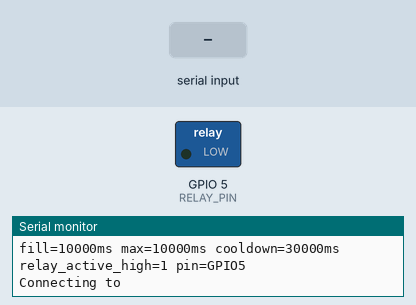
The sketch below on a simulated ESP8266 (NodeMCU). Parts: switched loads named in the sketch (green lamp = pin HIGH), the last lines printed to the serial monitor. The test bench sets the inputs (shaded band). WiFi joins after 1.5 s; servers stay silent unless stated; the local clock reads 2024-03-15 10:24:30 at power-on unless the sketch sets it; no MQTT or app messages arrive unless stated; not simulated (calls return 0 or success): secrets.h; names the files do not define were given values by the test bench: MQTT_PORT = 1883.

Above: at 1.2 s.
1.3 s: "FILL\n" received over Serial
At 2.5 s:
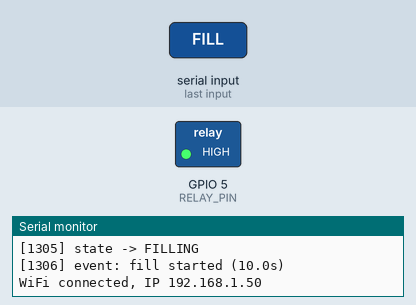
2.8 s: "STOP\n" received over Serial
At 3.7 s:
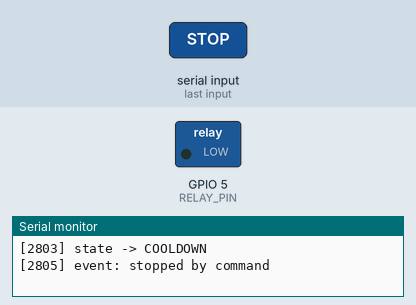
Timing chart, 0 to 5.8 s (numbered marks = the images above; inputs shaded):
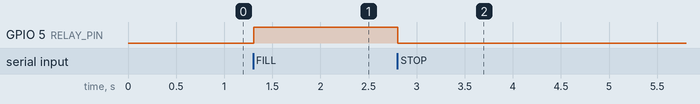

Measured:
- after the input at 1.3 s, GPIO 5 (RELAY_PIN): LOW → HIGH at once
- after the input at 2.8 s, GPIO 5 (RELAY_PIN): HIGH → LOW at once

The sketch:

water_heater_fill.ino
```cpp
// Water heater (boiler) refill valve controller: ESP8266 + 1-channel relay
// switching a 12V normally-closed solenoid valve. openHAB sends a one-shot
// "FILL" request over MQTT; this device opens the valve and closes it
// ITSELF after a fixed time. Nothing on the network is ever responsible for
// closing the valve.
//
// Companion to water_heater_level/ (the XKC-Y25V low-water sensor on the
// same tank) - separate device, separate sketch, no shared state.
//
// Safety design (see README.md for the full reasoning):
// - Relay output is driven to OFF before anything else in setup(), and the
//   chosen GPIO (GPIO5/D1) is high-impedance with no boot-time toggling.
// - Fill timing is local: the main loop closes the valve at FILL_DURATION,
//   and an independent hardware-timer failsafe (timer1 interrupt - a real
//   ISR, fires even if loop() is busy-waiting, unlike Ticker/os_timer)
//   closes it at FILL_DURATION + FAILSAFE_MARGIN if loop() is stalled.
//   A fully hung CPU trips the watchdog, which resets the chip -> relay
//   OFF at boot.
// - STOP always forces the relay OFF immediately, whatever the state.
// - The loop never blocks waiting for WiFi/MQTT, and never attempts an MQTT
//   (re)connect while the valve is open.
// - A FILL while FILLING/COOLDOWN/ERROR is rejected - never extends a fill.
// - Stale commands can't fire: clean MQTT session (nothing queued while
//   offline), any retained message on the request topic is wiped before
//   subscribing, and commands arriving in the first moments after
//   (re)subscribing are ignored.
// - If the chip resets while the valve was open (crash/watchdog/brownout),
//   an RTC-memory marker survives the reset and the device boots into
//   ERROR, refusing fills until an explicit RESET command.

#include <ESP8266WiFi.h>
#include <PubSubClient.h>
#include <time.h>
#include "secrets.h"

// Device identity - see repo CLAUDE.md naming pattern.
#define ROOM "utility_room"
#define DEVICE "water_fill"
#define TOPIC_BASE "openhab/devices/" ROOM "/" DEVICE

const char* mqtt_client_name = ROOM "_" DEVICE;
const char* mqtt_topic_request       = TOPIC_BASE "/request";        // in: FILL | FILL <sec> | STOP | RESET (never retained)
const char* mqtt_topic_status        = TOPIC_BASE "/status";         // retained online/offline (LWT)
const char* mqtt_topic_state         = TOPIC_BASE "/state";          // retained IDLE/FILLING/COOLDOWN/ERROR
const char* mqtt_topic_available     = TOPIC_BASE "/available";      // retained YES/NO
const char* mqtt_topic_last_result   = TOPIC_BASE "/last_result";    // retained, outcome of last fill
const char* mqtt_topic_last_duration = TOPIC_BASE "/last_duration";  // retained, seconds valve was actually open
const char* mqtt_topic_last_fill     = TOPIC_BASE "/last_fill_time"; // retained, ISO-8601 UTC
const char* mqtt_topic_event         = TOPIC_BASE "/event";          // retained, last command response / boot info

// ---- Configuration --------------------------------------------------------
const unsigned long FILL_DURATION_MS   = 10000; // default fill for a plain "FILL"
const unsigned long MAX_FILL_MS        = 10000; // hard cap, also caps "FILL <sec>"
const unsigned long COOLDOWN_MS        = 30000; // fills rejected for this long after valve closes
const unsigned long FAILSAFE_MARGIN_MS = 1000;  // timer1 ISR closes valve this long after the loop should have
const unsigned long STARTUP_IGNORE_MS  = 2000;  // ignore commands right after (re)subscribing
const unsigned long MQTT_RETRY_MS      = 5000;
const unsigned long OFFLINE_REBOOT_MS  = 15UL * 60UL * 1000UL; // reboot if no MQTT this long (only when idle)

// Relay: GPIO5 = D1. Boot-safe: not a strapping pin, high-impedance during
// boot/flash, no boot-time pulses (unlike GPIO0/2/15/16 or TX/RX).
constexpr int RELAY_PIN = 5;
// true  = relay energizes when GPIO is HIGH (transistor-input "high level
//         trigger" module, or an active-low module behind an NPN inverter).
// false = relay energizes when GPIO is LOW (bare optocoupler "low level
//         trigger" module). Verify in Stage 1 - see README.
// THIS IS THE ONLY POLARITY SETTING - relayOff()/relayOn(), boot init, and
// the timer1 failsafe ISR all derive from it, so changing it keeps every
// OFF path correct.
constexpr bool RELAY_ACTIVE_HIGH = true;
constexpr uint8_t RELAY_ON_LEVEL  = RELAY_ACTIVE_HIGH ? HIGH : LOW;
constexpr uint8_t RELAY_OFF_LEVEL = RELAY_ACTIVE_HIGH ? LOW : HIGH;
static_assert(RELAY_ON_LEVEL != RELAY_OFF_LEVEL, "relay ON/OFF levels must differ");
static_assert(RELAY_PIN >= 0 && RELAY_PIN < 16, "GPOS/GPOC only cover GPIO0-15");

// timer1 at DIV256 = 312.5kHz (3.2us/tick), 23-bit counter -> max ~26.8s.
const uint32_t TIMER1_TICKS_PER_MS = 312500UL / 1000UL; // 312 (rounds down -> fires slightly early, never late)
static_assert((MAX_FILL_MS + FAILSAFE_MARGIN_MS) * 312UL < 8388607UL,
              "failsafe delay exceeds timer1 range");

// ---- State ----------------------------------------------------------------
enum FillState { IDLE, FILLING, COOLDOWN, ERROR_STATE };
const char* stateNames[] = { "IDLE", "FILLING", "COOLDOWN", "ERROR" };

FillState state = IDLE;
unsigned long fillStartMs = 0;
unsigned long fillDurationMs = 0;
unsigned long cooldownStartMs = 0;
unsigned long subscribedAtMs = 0;
unsigned long lastMqttAttemptMs = 0;
unsigned long lastMqttConnectedMs = 0;
bool wifiWasConnected = false;
volatile bool failsafeTripped = false;
String bootEvent;

WiFiClient espClient;
PubSubClient client(espClient);

// RTC user memory survives a reset (not a power loss) - used to detect "the
// chip reset while the valve was open".
const uint32_t RTC_MAGIC = 0xB01E5AFE;
struct RtcMarker { uint32_t magic; uint32_t filling; };

void writeRtcFilling(bool filling) {
  RtcMarker m = { RTC_MAGIC, filling ? 1u : 0u };
  ESP.rtcUserMemoryWrite(0, (uint32_t*)&m, sizeof(m));
}

bool rtcSaysWasFilling() {
  RtcMarker m;
  ESP.rtcUserMemoryRead(0, (uint32_t*)&m, sizeof(m));
  return m.magic == RTC_MAGIC && m.filling == 1;
}

// ---- Relay ----------------------------------------------------------------
void relayOff() { digitalWrite(RELAY_PIN, RELAY_OFF_LEVEL); }
void relayOn()  { digitalWrite(RELAY_PIN, RELAY_ON_LEVEL); }
bool relayIsOn() { return digitalRead(RELAY_PIN) == RELAY_ON_LEVEL; }

// timer1 hardware ISR, independent of loop(). Minimal ISR-safe work only:
// one GPIO register write + a volatile flag. No MQTT/Serial/String/WiFi,
// no flash-resident calls (IRAM only).
// The OFF level comes from RELAY_ACTIVE_HIGH (compile-time), the same as
// relayOff(): active-high -> GPOC (drive LOW), active-low -> GPOS (drive HIGH).
void IRAM_ATTR failsafeClose() {
  if constexpr (RELAY_OFF_LEVEL == LOW) {
    GPOC = (1 << RELAY_PIN);
  } else {
    GPOS = (1 << RELAY_PIN);
  }
  failsafeTripped = true;
}

void armFailsafe(unsigned long ms) {
  timer1_disable();
  timer1_attachInterrupt(failsafeClose);
  timer1_enable(TIM_DIV256, TIM_EDGE, TIM_SINGLE);
  timer1_write(ms * TIMER1_TICKS_PER_MS);
}

void disarmFailsafe() {
  timer1_disable();
  timer1_detachInterrupt();
}

// ---- MQTT publish helpers ---------------------------------------------------
void publishRetained(const char* topic, const String& value) {
  if (client.connected()) {
    client.publish(topic, value.c_str(), true);
  }
}

void publishState() {
  publishRetained(mqtt_topic_state, stateNames[state]);
  publishRetained(mqtt_topic_available, state == IDLE ? "YES" : "NO");
}

void setState(FillState s) {
  state = s;
  Serial.printf("[%lu] state -> %s\n", millis(), stateNames[s]);
  publishState();
}

void event(const String& msg) {
  Serial.printf("[%lu] event: %s\n", millis(), msg.c_str());
  publishRetained(mqtt_topic_event, msg);
}

String isoTimeNow() {
  time_t now = time(nullptr);
  if (now < 1700000000) return ""; // NTP not synced yet
  struct tm t;
  gmtime_r(&now, &t);
  char buf[25];
  strftime(buf, sizeof(buf), "%Y-%m-%dT%H:%M:%SZ", &t);
  return String(buf);
}

// ---- Fill control -----------------------------------------------------------
void startFill(unsigned long durationMs) {
  if (durationMs > MAX_FILL_MS) durationMs = MAX_FILL_MS;
  fillDurationMs = durationMs;
  fillStartMs = millis();
  failsafeTripped = false;
  writeRtcFilling(true);
  armFailsafe(durationMs + FAILSAFE_MARGIN_MS);
  // (failsafe armed BEFORE the relay turns on, so there's no window where
  // the valve is open without it)
  relayOn();
  setState(FILLING);
  event("fill started (" + String(durationMs / 1000.0, 1) + "s)");
  String ts = isoTimeNow();
  if (ts.length()) publishRetained(mqtt_topic_last_fill, ts);
}

// Close the valve and record the outcome. Valve closes FIRST, before any
// network I/O.
void endFill(const String& result, bool toError) {
  relayOff();
  disarmFailsafe();
  writeRtcFilling(false);
  unsigned long openMs = millis() - fillStartMs;
  Serial.printf("[%lu] valve closed after %lums: %s\n", millis(), openMs, result.c_str());
  publishRetained(mqtt_topic_last_duration, String(openMs / 1000.0, 1));
  publishRetained(mqtt_topic_last_result, result);
  if (toError) {
    setState(ERROR_STATE);
  } else {
    cooldownStartMs = millis();
    setState(COOLDOWN);
  }
}

void handleCommand(String cmd, bool fromSerial) {
  cmd.trim();
  cmd.toUpperCase();
  if (cmd.length() == 0) return;

  // STOP first, before any filtering: relay OFF immediately, in any state,
  // even inside the post-connect ignore window.
  if (cmd == "STOP") {
    relayOff();
    if (state == FILLING) {
      endFill("stopped by command", false);
      event("stopped by command");
    } else {
      event("STOP: relay forced OFF (was not filling)");
    }
    return;
  }

  if (!fromSerial && millis() - subscribedAtMs < STARTUP_IGNORE_MS) {
    event("ignored '" + cmd + "': just (re)connected, possible stale command");
    return;
  }

  if (cmd == "RESET") {
    if (state == ERROR_STATE) {
      relayOff();
      setState(IDLE);
      event("error cleared by RESET");
    } else {
      event("RESET ignored: not in ERROR");
    }
    return;
  }

  if (cmd == "FILL" || cmd.startsWith("FILL ")) {
    unsigned long durationMs = FILL_DURATION_MS;
    if (cmd.length() > 5) {
      long sec = cmd.substring(5).toInt();
      if (sec <= 0 || (unsigned long)sec * 1000UL > MAX_FILL_MS) {
        event("rejected: duration must be 1-" + String(MAX_FILL_MS / 1000) + "s");
        return;
      }
      durationMs = (unsigned long)sec * 1000UL;
    }
    switch (state) {
      case IDLE:
        startFill(durationMs);
        break;
      case FILLING:
        event("rejected: already filling (timer NOT extended)");
        break;
      case COOLDOWN: {
        unsigned long left = (COOLDOWN_MS - (millis() - cooldownStartMs)) / 1000 + 1;
        event("rejected: cooldown, " + String(left) + "s left");
        break;
      }
      case ERROR_STATE:
        event("rejected: device in ERROR, send RESET first");
        break;
    }
    return;
  }

  event("rejected: unknown command '" + cmd + "'");
}

void callback(char* topic, byte* payload, unsigned int length) {
  String message;
  for (unsigned int i = 0; i < length; i++) {
    message += (char)payload[i];
  }
  Serial.printf("[%lu] MQTT [%s] '%s'\n", millis(), topic, message.c_str());
  if (strcmp(topic, mqtt_topic_request) == 0) {
    handleCommand(message, false);
  }
}

// Bench testing over USB serial (115200, newline-terminated): same commands
// as MQTT (FILL, FILL <sec>, STOP, RESET), works with no network at all,
// plus WIFIOFF <sec> to simulate a WiFi outage (e.g. mid-fill).
unsigned long wifiOffUntilMs = 0;
String serialLine;

void pollSerial() {
  while (Serial.available()) {
    char c = Serial.read();
    if (c != '\n' && c != '\r') {
      if (serialLine.length() < 32) serialLine += c;
      continue;
    }
    String cmd = serialLine;
    serialLine = "";
    cmd.trim();
    cmd.toUpperCase();
    if (cmd.length() == 0) continue;
    Serial.printf("[%lu] serial command: %s\n", millis(), cmd.c_str());
    if (cmd.startsWith("WIFIOFF")) {
      long sec = cmd.length() > 8 ? cmd.substring(8).toInt() : 30;
      if (sec <= 0) sec = 30;
      Serial.printf("simulating WiFi outage for %lds\n", sec);
      client.disconnect();
      WiFi.disconnect();
      wifiOffUntilMs = millis() + sec * 1000UL;
      if (wifiOffUntilMs == 0) wifiOffUntilMs = 1;
    } else {
      handleCommand(cmd, true);
    }
  }
}

// ---- Connectivity (non-blocking) ---------------------------------------------
void setup_wifi() {
  Serial.print("Connecting to ");
  Serial.println(WIFI_SSID);
  WiFi.persistent(false);
  WiFi.mode(WIFI_STA);
  WiFi.setAutoReconnect(true);
  WiFi.begin(WIFI_SSID, WIFI_PASSWORD);
  // No waiting here - loop() runs regardless of WiFi state.
}

void tryMqttConnect() {
  Serial.print("Attempting MQTT connection...");
  // Clean session (PubSubClient default) - broker queues nothing for us
  // while we're offline, so no stale command can be delivered on reconnect.
  if (client.connect(mqtt_client_name, MQTT_USER, MQTT_PASSWORD,
                     mqtt_topic_status, 1, true, "offline")) {
    Serial.println("connected");
    client.publish(mqtt_topic_status, "online", true);
    // Wipe any retained command someone may have published by mistake,
    // BEFORE subscribing, so it can never be replayed to us.
    client.publish(mqtt_topic_request, "", true);
    client.subscribe(mqtt_topic_request, 1);
    subscribedAtMs = millis();
    lastMqttConnectedMs = millis();
    publishState();
    if (bootEvent.length()) {
      event(bootEvent);
      bootEvent = "";
    }
  } else {
    Serial.print("failed, rc=");
    Serial.println(client.state());
  }
}

void maintainConnectivity() {
  bool wifiUp = WiFi.status() == WL_CONNECTED;
  if (wifiUp != wifiWasConnected) {
    wifiWasConnected = wifiUp;
    if (wifiUp) {
      Serial.print("WiFi connected, IP ");
      Serial.println(WiFi.localIP());
    } else {
      Serial.println("WiFi lost (auto-reconnecting)");
    }
  }

  if (client.connected()) {
    lastMqttConnectedMs = millis();
    return;
  }
  // Valve open: no network recovery of any kind (connect attempts block).
  if (state == FILLING) return;

  // Recovery: no MQTT for a long time (WiFi down or not) -> reboot. Only
  // reached when not FILLING; boot is safe (relay OFF first thing).
  if (millis() - lastMqttConnectedMs > OFFLINE_REBOOT_MS) {
    Serial.println("No MQTT for too long, restarting");
    relayOff();
    delay(100);
    ESP.restart();
  }

  if (!wifiUp) return;
  if (millis() - lastMqttAttemptMs < MQTT_RETRY_MS) return;
  lastMqttAttemptMs = millis();
  tryMqttConnect();
}

// ---- Main ---------------------------------------------------------------------
void setup() {
  // FIRST: preload the output latch with OFF, then switch to output - no
  // glitch to ON. (ESP8266 digitalWrite sets the latch even in INPUT mode.)
  digitalWrite(RELAY_PIN, RELAY_OFF_LEVEL);
  pinMode(RELAY_PIN, OUTPUT);
  relayOff();

  Serial.begin(115200);
  delay(50);
  Serial.println();
  String reason = ESP.getResetReason();
  Serial.printf("water_fill boot, reset reason: %s\n", reason.c_str());
  Serial.printf("fill=%lums max=%lums cooldown=%lums relay_active_high=%d pin=GPIO%d\n",
                FILL_DURATION_MS, MAX_FILL_MS, COOLDOWN_MS, RELAY_ACTIVE_HIGH, RELAY_PIN);

  if (rtcSaysWasFilling()) {
    writeRtcFilling(false);
    state = ERROR_STATE;
    bootEvent = "ERROR: reset while valve was open (" + reason + "), send RESET";
    Serial.println(bootEvent);
  } else {
    writeRtcFilling(false);
    state = IDLE;
    bootEvent = "boot: " + reason;
  }

  configTime(0, 0, "pool.ntp.org", "time.nist.gov");
  setup_wifi();
  client.setServer(MQTT_SERVER, MQTT_PORT);
  client.setCallback(callback);
  client.setSocketTimeout(5);
  lastMqttConnectedMs = millis();
}

void loop() {
  // Safety checks first, every iteration, regardless of network state.
  if (state == FILLING) {
    if (failsafeTripped) {
      // The hardware-timer failsafe had to close the valve: loop() was
      // stalled past the deadline. Valve is already closed; latch ERROR.
      endFill("ERROR: failsafe timer closed valve (loop stalled)", true);
    } else if (millis() - fillStartMs >= fillDurationMs) {
      endFill("completed", false);
    }
  } else {
    if (relayIsOn()) {
      // Should be impossible; never leave the valve open outside FILLING.
      relayOff();
      event("ERROR: relay found ON outside FILLING, forced OFF");
      if (state != ERROR_STATE) setState(ERROR_STATE);
    }
    if (state == COOLDOWN && millis() - cooldownStartMs >= COOLDOWN_MS) {
      setState(IDLE);
    }
  }

  pollSerial();
  if (wifiOffUntilMs) {
    if ((long)(millis() - wifiOffUntilMs) < 0) {
      delay(10);
      return; // simulated outage: skip all networking (safety checks above still ran)
    }
    wifiOffUntilMs = 0;
    Serial.println("simulated outage over, reconnecting WiFi");
    WiFi.begin(WIFI_SSID, WIFI_PASSWORD);
  }

  maintainConnectivity();
  if (client.connected()) {
    client.loop();
  }
  delay(10);
}
```
